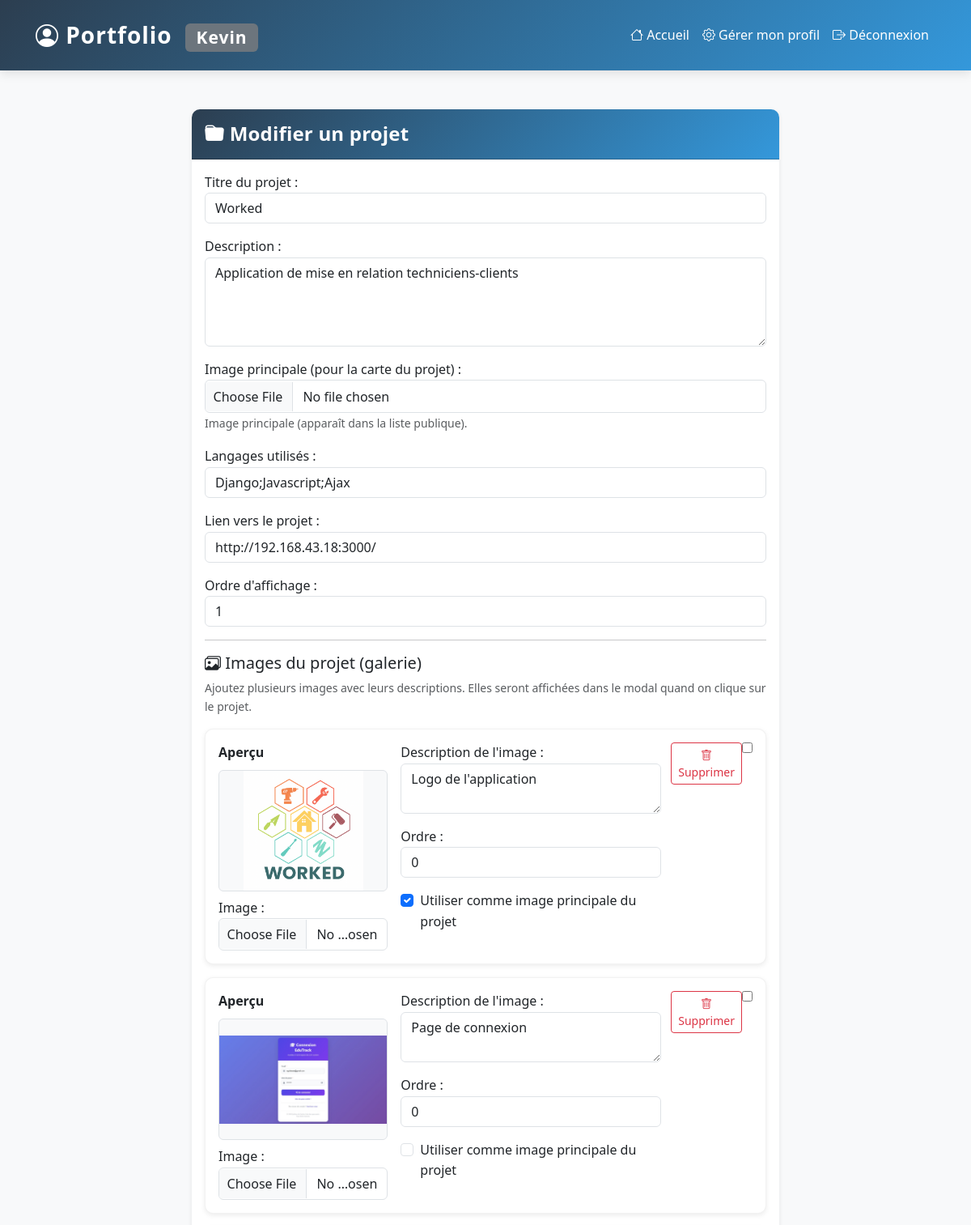
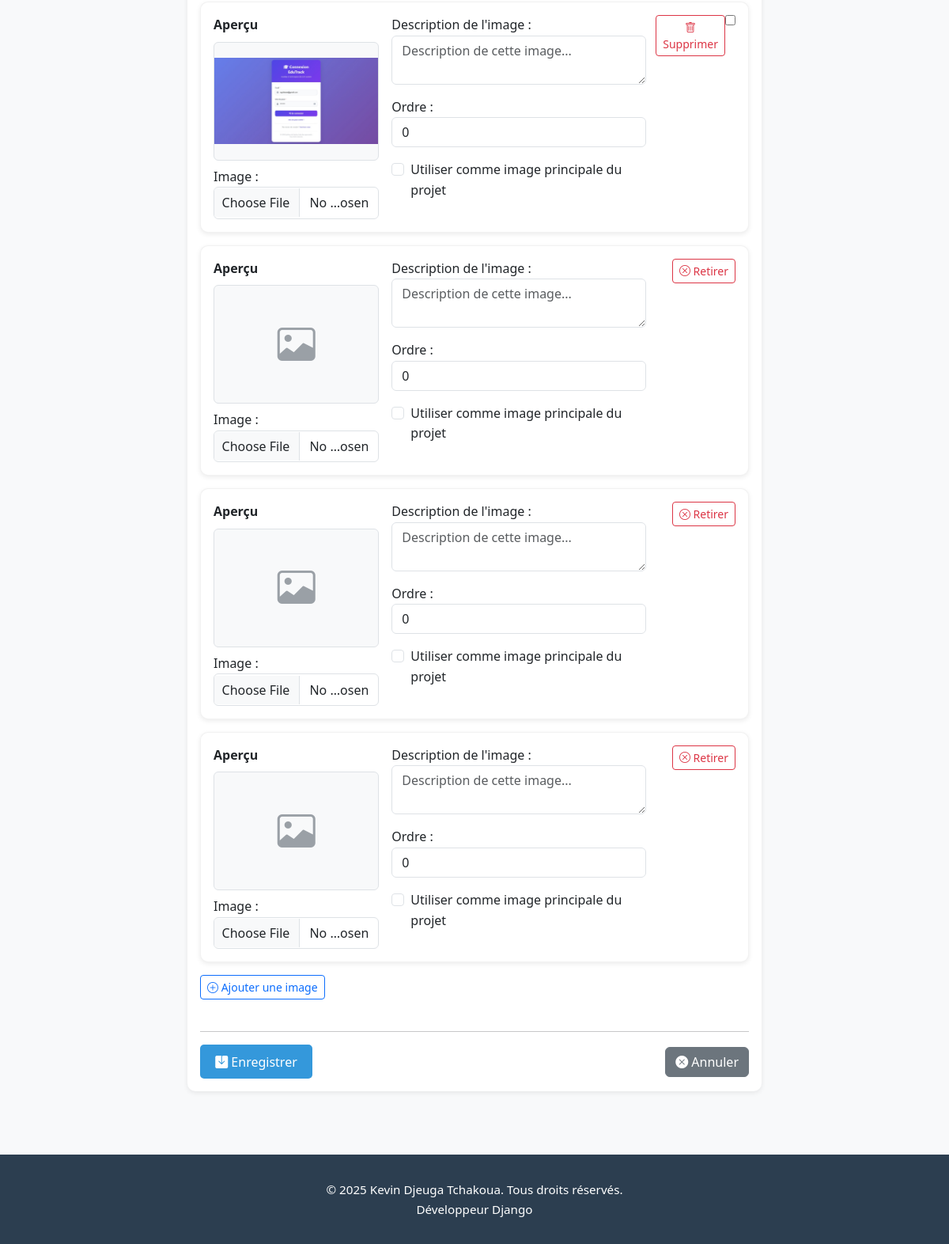
/projet/1/modifier/ (signed in), run on the app's committed database (2 pictures, top to bottom).
### portfolio/models.py (models this page shows, shortened)
class Projet(models.Model):
    profil = models.ForeignKey(Profil, on_delete=models.CASCADE, related_name='projets')
    titre = models.CharField(max_length=200)
    description = models.TextField(blank=True)
    image_principale = models.ImageField(upload_to='projets/', blank=True, null=True)
    langages = models.CharField(max_length=200, blank=True, help_text='Liste de langages séparés par des virgules')
    ordre = models.IntegerField(default=0)
    lien = models.URLField(blank=True, null=True, help_text='Lien vers le projet (ex: démo ou repo)')
    class Meta:
        verbose_name = 'Projet'
        verbose_name_plural = 'Projets'
        ordering = ['-ordre', '-id']

class ProjetImage(models.Model):
    projet = models.ForeignKey(Projet, on_delete=models.CASCADE, related_name='images')
    image = models.ImageField(upload_to='projets/images/')
    description = models.CharField(max_length=255, blank=True)
    is_principale = models.BooleanField(default=False)
    ordre = models.IntegerField(default=0)
    class Meta:
        ordering = ['-is_principale', '-ordre', 'id']

### portfolio/views.py (the view)
# urls.py: path('projet/<int:pk>/modifier/', views.modifier_projet, name='modifier_projet'),
@login_required
def modifier_projet(request, pk):
    projet = get_object_or_404(Projet, pk=pk, profil__user=request.user)
    if request.method == 'POST':
        form = ProjetForm(request.POST, request.FILES, instance=projet)
        formset = ProjetImageFormSet(request.POST, request.FILES, instance=projet, prefix='images')
        if form.is_valid() and formset.is_valid():
            form.save()
            formset.save()
            messages.success(request, 'Projet modifié avec succès !')
            return redirect('portfolio:modifier_profil')
    else:
        form = ProjetForm(instance=projet)
        formset = ProjetImageFormSet(instance=projet, prefix='images')
    return render(request, 'portfolio/project_form.html', {'form': form, 'formset': formset, 'action': 'Modifier'})

### portfolio/forms.py
class ProjetForm(forms.ModelForm):
    class Meta:
        model = Projet
        fields = ['titre', 'description', 'image_principale', 'langages', 'ordre', 'lien']
        widgets = {
            'titre': forms.TextInput(attrs={'class': 'form-control'}),
            'description': forms.Textarea(attrs={'class': 'form-control', 'rows': 4}),
            'image_principale': forms.FileInput(attrs={'class': 'form-control'}),
            'langages': forms.TextInput(attrs={'class': 'form-control', 'placeholder': 'ex: Python, Django, JavaScript'}),
            'lien': forms.URLInput(attrs={'class': 'form-control', 'placeholder': 'https://... (optionnel)'}),
            'ordre': forms.NumberInput(attrs={'class': 'form-control', 'min': 0, 'value': 0}),
        }
        labels = {
            'titre': 'Titre du projet',
            'description': 'Description',
            'image_principale': 'Image principale (pour la carte du projet)',
            'langages': 'Langages utilisés',
            'ordre': 'Ordre d\'affichage',
            'lien': 'Lien vers le projet',
        }

### portfolio/templates/portfolio/project_form.html (shortened to what this page needs)
{% extends 'portfolio/base.html' %}
{% block content %}
{% load static %}
<link rel="stylesheet" href="{% static 'css/project_form.css' %}">
<div class="row justify-content-center project-card-form">
    <div class="col-md-10">
        <div class="card">
            <div class="card-header">
                <h4 class="mb-0"><i class="bi bi-folder-fill"></i> {{ action }} un projet</h4>
            </div>
            <div class="card-body">
                <form method="post" enctype="multipart/form-data" id="project-form">
                    <div class="mb-3">
                        {{ form.titre.label_tag }}
                        {{ form.titre }}
                    </div>
                    <div class="mb-3">
                        {{ form.description.label_tag }}
                        {{ form.description }}
                    </div>
                    <div class="mb-3">
                        {{ form.image_principale.label_tag }}
                        {{ form.image_principale }}
                        <small class="form-text text-muted">Image principale (apparaît dans la liste publique).</small>
                    </div>
                    <div class="mb-3">
                        {{ form.langages.label_tag }}
                        {{ form.langages }}
                    </div>
                    <div class="mb-3">
                        {{ form.lien.label_tag }}
                        {{ form.lien }}
                    </div>
                    <div class="mb-3">
                        {{ form.ordre.label_tag }}
                        {{ form.ordre }}
                    </div>
                    <hr>
                    <h5><i class="bi bi-images"></i> Images du projet (galerie)</h5>
                    <p class="text-muted small">Ajoutez plusieurs images avec leurs descriptions. Elles seront affichées dans le modal quand on clique sur le projet.</p>
                    <div id="images-forms" class="mb-3">
                        {% for imgform in formset %}
                            <div class="card mb-3 p-3 image-form-row" data-form-index="{{ forloop.counter0 }}">
                                <div class="row g-3">
                                    <div class="col-md-4">
                                        <label class="form-label fw-bold">Aperçu</label>
                                        <div class="image-preview mb-2 border rounded d-flex align-items-center justify-content-center" style="height: 150px; background-color: #f8f9fa;">
                                            {% if imgform.instance.pk and imgform.instance.image %}
                                                <img src="{{ imgform.instance.image.url }}" alt="preview" style="max-height: 100%; max-width: 100%; object-fit: contain;">
                                            {% else %}
                                                <i class="bi bi-image" style="font-size:3rem;color:#9aa0a6;"></i>
                                            {% endif %}
                                        </div>
                                        {{ imgform.image.label_tag }}
                                        {{ imgform.image }}
                                    </div>
                                    <div class="col-md-6">
                                        {{ imgform.description.label_tag }}
                                        {{ imgform.description }}
                                        <div class="mt-3">
                                            {{ imgform.ordre.label_tag }}
                                            {{ imgform.ordre }}
                                        </div>
                                        <div class="form-check mt-3">
                                            {{ imgform.is_principale }}
                                            <label class="form-check-label" for="{{ imgform.is_principale.id_for_label }}">
                                                Utiliser comme image principale du projet
                                            </label>
                                        </div>
                                    </div>
                                    <div class="col-md-2 d-flex align-items-start justify-content-end">
                                        {% if imgform.instance.pk %}
                                            <button type="button" class="btn btn-sm btn-outline-danger js-mark-delete">
                                                <i class="bi bi-trash"></i> Supprimer
                                            </button>
                                            {{ imgform.DELETE }}
                                        {% else %}
                                            <button type="button" class="btn btn-sm btn-outline-danger js-remove-new">
                                                <i class="bi bi-x-circle"></i> Retirer
                                            </button>
                                        {% endif %}
                                    </div>
                                </div>
                            </div>
                        {% endfor %}
                    </div>
                    <button type="button" id="add-image" class="btn btn-sm btn-outline-primary mb-4">
                        <i class="bi bi-plus-circle"></i> Ajouter une image
                    </button>
                    <hr>
                    <div class="d-flex gap-2 form-actions">
                        <button type="submit" class="btn btn-primary me-auto">
                            <i class="bi bi-save-fill"></i> Enregistrer
                        </button>
                        <a href="{% url 'portfolio:modifier_profil' %}" class="btn btn-secondary">
                            <i class="bi bi-x-circle-fill"></i> Annuler
                        </a>
                    </div>
                </form>
            </div>
        </div>
    </div>
</div>
{% endblock %}

### portfolio/templates/portfolio/base.html (shortened to what this page needs)
<!DOCTYPE html>
{% load static %}
<html lang="fr">
<head>
    <link href="https://cdn.jsdelivr.net/npm/bootstrap@5.3.0/dist/css/bootstrap.min.css" rel="stylesheet">
    <link rel="stylesheet" href="https://cdn.jsdelivr.net/npm/bootstrap-icons@1.10.0/font/bootstrap-icons.css">
</head>
<body>
    <nav class="navbar navbar-expand-lg navbar-dark">
        <div class="container">
            <a class="navbar-brand" href="{% url 'portfolio:accueil' %}">
                <i class="bi bi-person-circle"></i> Portfolio
                <span class="badge bg-secondary ms-2"> {{ user.username }} </span>
            </a>
            <div class="collapse navbar-collapse" id="navbarNav">
                <ul class="navbar-nav ms-auto">
                    <li class="nav-item">
                        <a class="nav-link text-white" href="{% url 'portfolio:accueil' %}">
                            <i class="bi bi-house"></i> Accueil
                        </a>
                    </li>
                    {% if user.is_authenticated %}
                        <li class="nav-item">
                            <a class="nav-link text-white" href="{% url 'portfolio:modifier_profil' %}">
                                <i class="bi bi-gear"></i> Gérer mon profil
                            </a>
                        </li>
                        <li class="nav-item">
                            <a class="nav-link text-white" href="{% url 'portfolio:deconnexion' %}">
                                <i class="bi bi-box-arrow-right"></i> Déconnexion
                            </a>
                        </li>
                    {% else %}
                        <li class="nav-item">
                            <a class="nav-link text-white" href="{% url 'portfolio:connexion' %}">
                                <i class="bi bi-lock"></i> Connexion
                            </a>
                        </li>
                    {% endif %}
                </ul>
            </div>
        </div>
    </nav>
    <main class="container my-5">
        {% block content %}
        {% endblock %}
    </main>
    <footer class="text-center">
        <div class="container">
            <p class="mb-0">&copy; 2025 Kevin Djeuga Tchakoua. Tous droits réservés.</p>
            <p class="mb-0">Développeur   Django</p>
        </div>
    </footer>
</body>
</html>

### portfolio/static/css/project_form.css (style rules this page uses)
.project-card-form { max-width: 900px; margin: 0 auto; }
.card .card-header h4 { font-weight: 700; letter-spacing: .2px; }
input[type="file"] { padding: .45rem .6rem; }
#images-forms .card { border: 1px solid rgba(33,37,41,.06); background: #fff; transition: transform .12s ease, box-shadow .12s ease; position: relative; }
.image-preview { width: 100%; height: 140px; background: #f6f7f9; border-radius: 6px; display: flex; align-items: center; justify-content: center; overflow: hidden; border: 1px solid rgba(0,0,0,0.04); }
.image-preview img { width: 100%; height: 100%; object-fit: cover; }
.form-actions { display: flex; gap: .75rem; align-items: center; }

### portfolio/templates/portfolio/base.html (style rules this page uses)
:root { --primary-color: #2c3e50; --secondary-color: #3498db; --accent-color: #e74c3c; --light-bg: #f8f9fa; --dark-text: #333; --shadow-sm: 0 2px 6px rgba(0, 0, 0, 0.08); --shadow-md: 0 4px 12px rgba(0, 0, 0, 0.1); --transition-fast: 0.2s ease-in-out; --transition-slow: 0.4s ease; }
body { font-family: 'Segoe UI', Tahoma, Geneva, Verdana, sans-serif; background-color: var(--light-bg); color: var(--dark-text); line-height: 1.6; margin: 0; padding: 0; }
.navbar { background: linear-gradient(135deg, var(--primary-color), var(--secondary-color)); box-shadow: var(--shadow-md); padding: 1rem 2rem; }
.navbar-brand { font-weight: 700; font-size: 1.75rem; color: #fff !important; letter-spacing: 1px; }
.card { border: none; box-shadow: var(--shadow-sm); transition: transform var(--transition-fast), box-shadow var(--transition-fast); margin-bottom: 2rem; border-radius: 10px; overflow: hidden; }
.card-header { background: linear-gradient(135deg, var(--primary-color), var(--secondary-color)); color: #fff; font-weight: 600; padding: 1rem; }
.btn-primary { background-color: var(--secondary-color); color: #fff; border: none; padding: 0.6rem 1.2rem; border-radius: 5px; transition: var(--transition-fast); }
footer { background-color: var(--primary-color); color: #fff; padding: 2rem 0; text-align: center; font-size: 0.95rem; }

### data on the page
Projet: titre "Worked", description "Application de mise en relation techniciens-clients", langages "Django;Javascript;Ajax", lien "http://192.168.43.18:3000/", ordre "1"
ProjetImage: instance.image (picture)
ProjetImage: instance.image (picture)
ProjetImage: instance.image (picture)

### other printed values
{{ user.username }} "Kevin"
{{ action }} "Modifier"
{{ imgform.image.label_tag }} "Image :" "Image :" "Image :" "Image :" "Image :" "Image :"
{{ imgform.description.label_tag }} "Description de l'image :" "Description de l'image :" "Description de l'image :" "Description de l'image :" "Description de l'image :" "Description de l'image :"
{{ imgform.ordre.label_tag }} "Ordre :" "Ordre :" "Ordre :" "Ordre :" "Ordre :" "Ordre :"
